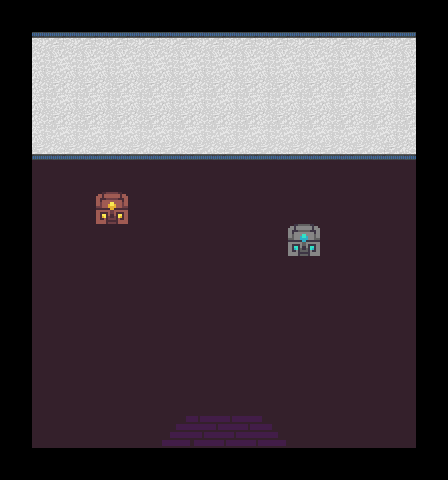

This game map was drawn from its Tiled (.tmx) file and the tilesets committed beside it. A one-line description and the trimmed map source follow:
An orthogonal 14x15 tile map with 32x32 px tiles, 9 tile layers (Walls and Floor, final scene, island, Jail stuff, Jaill stuff v2, ...), 36 tilesets and 8 objects (5x wall, 2x chest, new room).

<map version="1.2" tiledversion="1.3.2" orientation="orthogonal" renderorder="right-down" compressionlevel="0" width="14" height="15" tilewidth="32" tileheight="32" infinite="0" nextlayerid="19" nextobjectid="97">
 <tileset firstgid="1" source="tileset.tsx" />
 <tileset firstgid="513" source="Test_2.tsx" />
 <tileset firstgid="1040" name="garbage" tilewidth="32" tileheight="32" tilecount="256" columns="16">
  <image source="Tilesets/garbage.png" width="512" height="512" />
 </tileset>
 <tileset firstgid="1296" name="jailcell" tilewidth="32" tileheight="32" tilecount="420" columns="30">
  <image source="Tilesets/jailcell.jpg" width="991" height="448" />
 </tileset>
 <tileset firstgid="1716" name="jaillcell2" tilewidth="32" tileheight="32" tilecount="35" columns="5">
  <image source="Tilesets/jaillcell2.png" width="160" height="224" />
 </tileset>
 <tileset firstgid="1751" name="island" tilewidth="32" tileheight="32" tilecount="1701" columns="81">
  <image source="Tilesets/island.png" width="2598" height="700" />
 </tileset>
 <tileset firstgid="3452" name="island2" tilewidth="32" tileheight="32" tilecount="660" columns="30">
  <image source="Tilesets/island.jpg" width="960" height="720" />
 </tileset>
 <tileset firstgid="4112" name="island3" tilewidth="32" tileheight="32" tilecount="1024" columns="32">
  <image source="Tilesets/island3.png" width="1024" height="1024" />
 </tileset>
 <tileset firstgid="5136" name="kitchen" tilewidth="32" tileheight="32" tilecount="120" columns="12">
  <image source="Tilesets/kitchen.png" width="384" height="322" />
 </tileset>
 <tileset firstgid="5256" name="bedroom2" tilewidth="32" tileheight="32" tilecount="81" columns="9">
  <image source="Tilesets/bedroom2.png" width="300" height="300" />
 </tileset>
 <tileset firstgid="5337" name="house" tilewidth="32" tileheight="32" tilecount="256" columns="16">
  <image source="Tilesets/house.png" width="512" height="512" />
 </tileset>
 <tileset firstgid="5593" name="library" tilewidth="32" tileheight="32" tilecount="384" columns="24">
  <image source="Tilesets/library.png" width="768" height="512" />
 </tileset>
 <tileset firstgid="5977" name="table" tilewidth="32" tileheight="32" tilecount="66" columns="11">
  <image source="Tilesets/table.png" width="352" height="208" />
 </tileset>
 <tileset firstgid="6043" name="pets" tilewidth="32" tileheight="32" tilecount="216" columns="18">
  <image source="Tilesets/pets.png" width="576" height="384" />
 </tileset>
 <tileset firstgid="6259" name="cat" tilewidth="32" tileheight="32" tilecount="216" columns="18">
  <image source="Tilesets/cat.png" width="576" height="384" />
 </tileset>
 <tileset firstgid="6475" name="cat2" tilewidth="32" tileheight="32" tilecount="96" columns="12">
  <image source="Tilesets/cat2.png" width="384" height="256" />
 </tileset>
 <tileset firstgid="6571" name="theater" tilewidth="32" tileheight="32" tilecount="216" columns="12">
  <image source="Tilesets/theater.jpg" width="400" height="600" />
 </tileset>
 <tileset firstgid="6787" name="tresure" tilewidth="32" tileheight="32" tilecount="36" columns="6">
  <image source="Tilesets/tresure.png" width="192" height="192" />
 </tileset>
 <tileset firstgid="6823" name="map2" tilewidth="32" tileheight="32" tilecount="49" columns="7">
  <image source="Tilesets/map2.png" width="240" height="240" />
 </tileset>
 <tileset firstgid="6872" name="overworld_tileset_grass" tilewidth="32" tileheight="32" tilecount="60" columns="6">
  <image source="Tilesets/overworld_tileset_grass.png" width="192" height="336" />
 </tileset>
 <tileset firstgid="6932" name="samplemap" tilewidth="32" tileheight="32" tilecount="3600" columns="60">
  <image source="Tilesets/samplemap.png" width="1920" height="1920" />
 </tileset>
 <tileset firstgid="10532" name="classroom" tilewidth="32" tileheight="32" tilecount="272" columns="17">
  <image source="Tilesets/classroom.png" width="544" height="512" />
 </tileset>
 <tileset firstgid="10804" name="farm_animals" tilewidth="32" tileheight="32" tilecount="660" columns="15">
  <image source="Tilesets/farm_animals.png" width="500" height="1437" />
 </tileset>
 <tileset firstgid="11464" name="farm_animals" tilewidth="1" tileheight="1" tilecount="718500" columns="500">
  <image source="Tilesets/farm_animals.png" width="500" height="1437" />
 </tileset>
 <tileset firstgid="729964" name="farm_animals2" tilewidth="128" tileheight="128" tilecount="33" columns="3">
  <image source="Tilesets/farm_animals.png" width="500" height="1437" />
 </tileset>
 <tileset firstgid="729997" name="farming" tilewidth="32" tileheight="32" tilecount="120" columns="12">
  <image source="Tilesets/farming.png" width="384" height="320" />
 </tileset>
 <tileset firstgid="730117" name="cow_walk" tilewidth="32" tileheight="32" tilecount="256" columns="16">
  <image source="Tilesets/cow_walk.png" width="512" height="512" />
 </tileset>
 <tileset firstgid="730373" name="pig_walk" tilewidth="32" tileheight="32" tilecount="256" columns="16">
  <image source="Tilesets/pig_walk.png" width="512" height="512" />
 </tileset>
 <tileset firstgid="730629" name="chicken_walk" tilewidth="32" tileheight="32" tilecount="16" columns="4">
  <image source="Tilesets/chicken_walk.png" width="128" height="128" />
 </tileset>
 <tileset firstgid="730645" name="dragon" tilewidth="32" tileheight="32" tilecount="64" columns="8">
  <image source="Tilesets/dragon.gif" width="256" height="256" />
 </tileset>
 <tileset firstgid="730709" name="castle" tilewidth="32" tileheight="32" tilecount="576" columns="24">
  <image source="Tilesets/castle.png" width="768" height="768" />
 </tileset>
 <tileset firstgid="731285" name="castle2" tilewidth="32" tileheight="32" tilecount="496" columns="16">
  <image source="Tilesets/castle2.png" width="521" height="1008" />
 </tileset>
 <tileset firstgid="731781" name="castle3" tilewidth="32" tileheight="32" tilecount="416" columns="16">
  <image source="Tilesets/castle3.png" width="540" height="854" />
 </tileset>
 <tileset firstgid="732197" name="dragon2" tilewidth="16" tileheight="16" tilecount="256" columns="16">
  <image source="Tilesets/dragon.gif" width="256" height="256" />
 </tileset>
 <tileset firstgid="732453" name="dragon4" tilewidth="32" tileheight="32" tilecount="160" columns="16">
  <image source="Tilesets/dragon4.png" width="512" height="341" />
 </tileset>
 <tileset firstgid="732613" name="dragon5" tilewidth="32" tileheight="32" tilecount="64" columns="8">
  <image source="Tilesets/dragon5.gif" width="256" height="256" />
 </tileset>
 <layer id="1" name="Walls and Floor" width="14" height="15">
  <data>[210 cells, 210 non-empty, 15 distinct tile ids]</data>
 </layer>
 <layer id="15" name="final scene, island" width="14" height="15">
  <data>[210 cells, 0 non-empty, 0 distinct tile ids]</data>
 </layer>
 <layer id="12" name="Jail stuff" width="14" height="15">
  <data>[210 cells, 0 non-empty, 0 distinct tile ids]</data>
 </layer>
 <layer id="13" name="Jaill stuff v2" width="14" height="15">
  <data>[210 cells, 0 non-empty, 0 distinct tile ids]</data>
 </layer>
 <layer id="17" name="library2" width="14" height="15">
  <data>[210 cells, 0 non-empty, 0 distinct tile ids]</data>
 </layer>
 <layer id="18" name="dragon" width="14" height="15">
  <data>[210 cells, 0 non-empty, 0 distinct tile ids]</data>
 </layer>
 <layer id="16" name="Library Stuff" width="14" height="15">
  <data>[210 cells, 0 non-empty, 0 distinct tile ids]</data>
 </layer>
 <layer id="11" name="Garbage" width="14" height="15">
  <data>[210 cells, 0 non-empty, 0 distinct tile ids]</data>
 </layer>
 <layer id="14" name="island stuff" width="14" height="15">
  <data>[210 cells, 0 non-empty, 0 distinct tile ids]</data>
 </layer>
 <objectgroup id="8" name="All Objects">
  <object id="85" name="Right_Wall" type="wall" x="419.667" y="155" width="24" height="293.667" />
  </objectgroup>
</map>
<!-- 7 of 8 objects omitted -->
